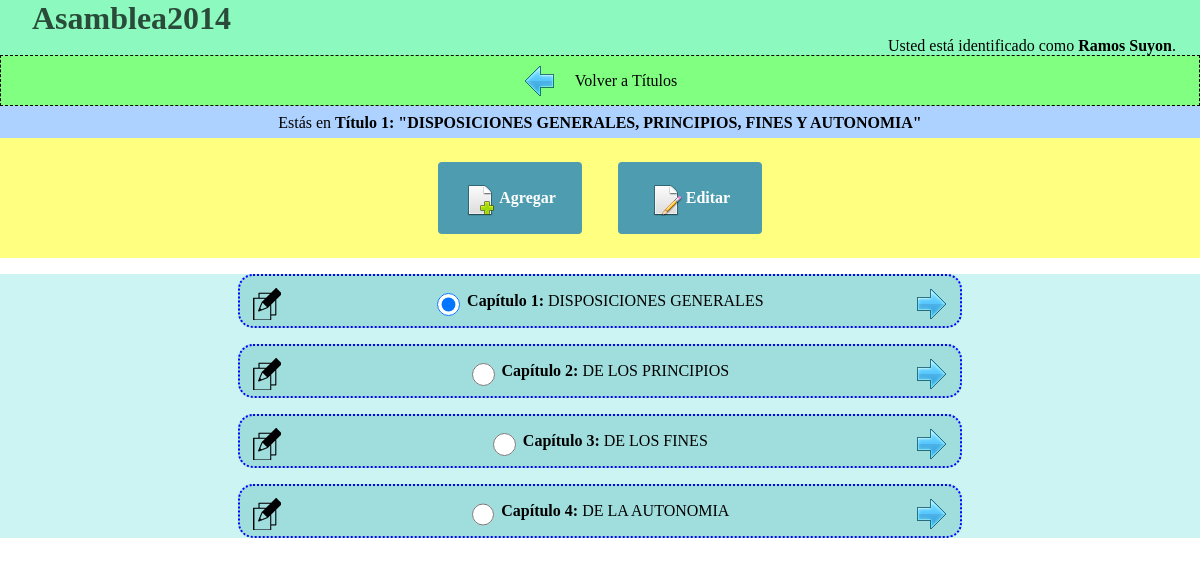
Screenshot of /capitulos.php (signed in) with the database file from the repository.
### tables this page shows
CREATE TABLE titulo(
	ID_Titulo int AUTO_INCREMENT PRIMARY KEY,
	descripcionTit varchar (99) NOT NULL,
	numeroTit int NOT NULL,
	ID_Modificacion int NOT NULL,
	FOREIGN KEY (ID_Modificacion) REFERENCES modificacion(ID_Modificacion)
);

CREATE TABLE capitulo(
	ID_Capitulo int AUTO_INCREMENT PRIMARY KEY,
	descripcionCap varchar(255),
	numeroCap int NOT NULL,
	ID_Modificacion int,
	ID_Titulo int,
	FOREIGN KEY (ID_Modificacion) REFERENCES modificacion(ID_Modificacion),
	FOREIGN KEY (ID_Titulo) REFERENCES Titulo(ID_Titulo)
);

### scripts/funciones.php (called while the page is built, shortened)
<?php
function getCapitulos($t)
{
	$resultado = mysqli_query($GLOBALS['conexion'], "SELECT * FROM capitulo WHERE ID_Titulo=".$t." ORDER BY numeroCap ASC");
	$i = 0;
	while( $fila = mysqli_fetch_row($resultado) )
	{
		$capitulos[$i] = $fila; ++$i;
	}
	return $capitulos;
}
function getInfoTit($t)
{
	$resultado = mysqli_query($GLOBALS['conexion'], "SELECT * FROM titulo WHERE ID_Titulo=".$t);
	$fila = mysqli_fetch_row($resultado);
	return $fila;
}
?>

### capitulos.php (the view, shortened to what this page needs)
<?php
include ('scripts/funciones.php');
if( haIniciadoSesion() )
{
	if( isset($_GET['title']) )
	{
		$nro = intval($_GET['title']);
		if( $nro<=1 ) $nro=1;
	}
	else $nro = 1;
	$capitulos = getCapitulos( $nro );
	$infoTit = getInfoTit( $nro );
} else header('Location: login.php');
?>
<!DOCTYPE html>
<html lang="es">
<head>
	<link rel="stylesheet" href="css/estilos.css">
</head>
<body>
	<?php
		require_once 'header.php';
	?>
	<nav class="volver">
		<a href="titulos.php" title="Ir atrás">
			<img src="img/Volver.png" alt="Volver">
		</a>
		<label>Volver a Títulos</label>
	</nav>
	<header class="actual">
		<label>Estás en <strong>Título <span><?php echo $infoTit[2] ?></span>: "<?php echo $infoTit[1] ?>"</strong></label>
	</header>
	<nav class="menu-navegacion">
		<div class="menu-boton" id="btnAdd">
			<img src="img/agregar.png" alt="Agregar">
			Agregar
		</div>
		<div class="menu-boton" id="btnEdit">
			<img src="img/editar.png" alt="Editar">
			Editar
		</div>
	</nav>
	<section class="seccion-titulos">
<?php
	for($i=0; $i<sizeof($capitulos); ++$i)
	{
?>
		<div class="contenedor">
			<input type="radio" name="grupoRbtn" value="<?= $capitulos[$i][2] ?>" class="radiobtn" />
			<img src="img/capitulo.png" alt="Capítulo" class="izquierda">
			<p class="title"><strong>Capítulo <?= $capitulos[$i][2] ?>:</strong> <?= $capitulos[$i][1] ?></p>
			<a href="articulos.php?cap=<?php echo $capitulos[$i][0] ?>"><img src="img/ir.png" alt="capítulo1" class="derecha"></a>
		</div>
<?php
	}
?>
	</section>
</body>
</html>

### css/estilos.css (style rules this page uses)
body, html { font-size: 16px; margin: 0; padding: 0; text-align: center; width: 100%; }
a { text-decoration: none; }
label { vertical-align: middle; }
.menu-navegacion { background: #FFFF80; }
.seccion-titulos { background: rgba(0, 200, 190, 0.2); }
.menu-boton { display: inline-block; margin: 1.5em 1em; min-width: 7em; line-height: 4.5em; background: rgb(78, 156, 175); padding: 0 1em; border-radius: 0.25em; color: white; font-weight: bold; }
.menu-boton img, .edicion-boton img { vertical-align: middle; }
.contenedor { margin: 1em auto; width: 60%; border:dotted 2px; border-radius: 15px; border-color: #0000FF; background: #A0DEDE; }
.derecha { float: right; margin: 0.7em 0.8em; }
.izquierda { float: left; margin: 0.7em 0.8em; }
.title { display: inline-block; }
.volver { background: #80FF80; border: dashed 1px; line-height: 3em; }
.volver label, .volver img { vertical-align: middle; margin: 0 0.5em; }
.actual { background: rgba(120, 180, 255, 0.6); padding: 0.4em 0; }
.radiobtn { border: 0px; width: 1.7em; height: 1.7em; vertical-align: middle; }

### rows the page displays
titulo: numeroTit "1", descripcionTit "DISPOSICIONES GENERALES, PRINCIPIOS, FINES Y AUTONOMIA"
capitulo: numeroCap "1", descripcionCap "DISPOSICIONES GENERALES"
capitulo: numeroCap "2", descripcionCap "DE LOS PRINCIPIOS"
capitulo: numeroCap "3", descripcionCap "DE LOS FINES"
capitulo: numeroCap "4", descripcionCap "DE LA AUTONOMIA"

### other values shown
$_SESSION['nombre'] "Ramos Suyon"
